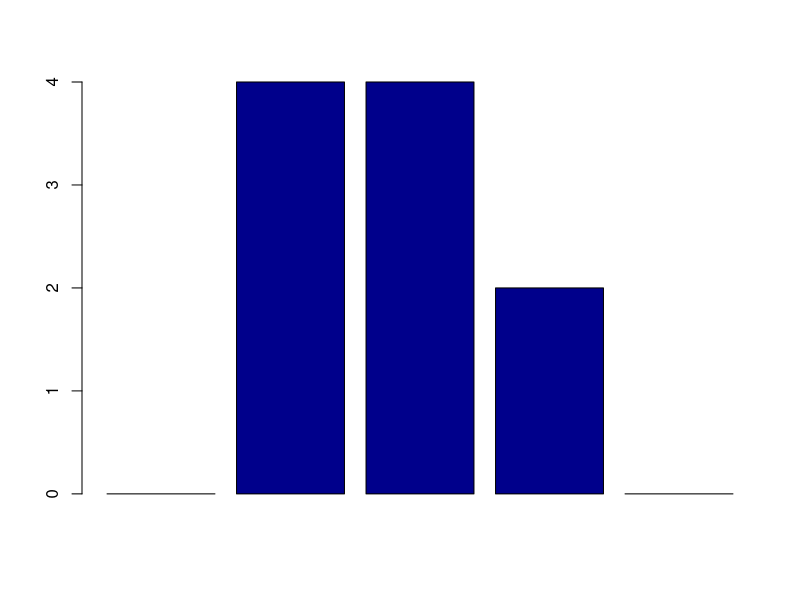

Recreate this plot in R.
u<-runif(10)
p<-c(0.05,0.25,0.45,0.15,0.10)
c<-cumsum(p)
sum<-0
sqsum<-0
freq<-array(0,5)

for(i in 1:10)
{
	for(j in 1:5)
	{
		if(u[i]<c[j])
		{
			freq[j]=freq[j]+1
			sum=sum+j
			break;
		}
	}
}
mean<-as.double(sum)/10
for(i in 1:5)
	sqsum=sqsum+freq[i]*(mean-i)^2
var=as.double(sqsum)/10
cat("Mean : ",mean,"\n")
cat("Variance : ",var,"\n")
png("plot3a.png")
barplot(freq, col="darkblue")
dev.off()
